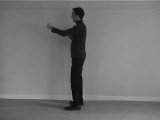
#> input picture frame 130 of datasets/boxing/person01_boxing_d4_uncomp.avi, 160 x 120 px, given in place of person11_running_d1_uncomp.avi, which was not available
$ python inspect_ranges.py
#> lines starting #> are read from the running program, lines starting #| are printed output that depends on the picture; pictures that were not available may be replaced by others from this repository, and a replacement may not be noted
import cv2
import os

video_path = "datasets/running/person11_running_d1_uncomp.avi"

output_dir = "output/frames/inspection"
os.makedirs(output_dir, exist_ok=True)

cap = cv2.VideoCapture(video_path)

if not cap.isOpened():
    print("Could not open video.")
    exit()

# Ranges around the frames where you saw the person
ranges = [
    (130, 180),
    (260, 310)
]

for start, end in ranges:

    print(f"Extracting frames {start} to {end}")

    for frame_number in range(start, end + 1, 5):

        cap.set(cv2.CAP_PROP_POS_FRAMES, frame_number)

        ret, frame = cap.read()

        if not ret:
            continue

        frame = cv2.resize(frame, (320, 240))

        cv2.putText(
            frame,
            f"Frame {frame_number}",
            (10, 25),
            cv2.FONT_HERSHEY_SIMPLEX,
            0.7,
            (0, 255, 0),
            2
        )

        filename = f"frame_{frame_number}.jpg"

        cv2.imwrite(
            os.path.join(output_dir, filename),
            frame
        )
#> this loop made 2 passes
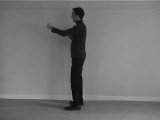
#> input picture frame 130 of datasets/boxing/person01_boxing_d4_uncomp.avi, 160 x 120 px, given in place of person11_running_d1_uncomp.avi, which was not available
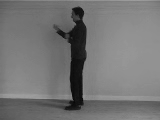
#> input picture frame 135 of datasets/boxing/person01_boxing_d4_uncomp.avi, 160 x 120 px, given in place of person11_running_d1_uncomp.avi, which was not available
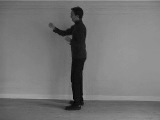
#> input picture frame 150 of datasets/boxing/person01_boxing_d4_uncomp.avi, 160 x 120 px, given in place of person11_running_d1_uncomp.avi, which was not available
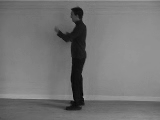
#> input picture frame 160 of datasets/boxing/person01_boxing_d4_uncomp.avi, 160 x 120 px, given in place of person11_running_d1_uncomp.avi, which was not available
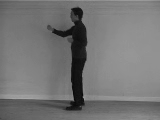
#> input picture frame 165 of datasets/boxing/person01_boxing_d4_uncomp.avi, 160 x 120 px, given in place of person11_running_d1_uncomp.avi, which was not available
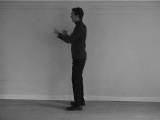
#> input picture frame 175 of datasets/boxing/person01_boxing_d4_uncomp.avi, 160 x 120 px, given in place of person11_running_d1_uncomp.avi, which was not available
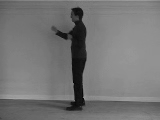
#> input picture frame 180 of datasets/boxing/person01_boxing_d4_uncomp.avi, 160 x 120 px, given in place of person11_running_d1_uncomp.avi, which was not available
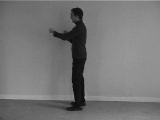
#> input picture frame 300 of datasets/boxing/person01_boxing_d4_uncomp.avi, 160 x 120 px, given in place of person11_running_d1_uncomp.avi, which was not available

cap.release()

print("Inspection frames created!")

$ run again, starting later in the video
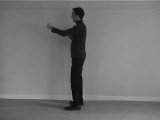
#> input picture frame 130 of datasets/boxing/person01_boxing_d4_uncomp.avi, 160 x 120 px, given in place of person11_running_d1_uncomp.avi, which was not available
#> the loop `for start, end in ranges: ` made 2 passes
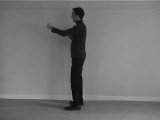
#> input picture frame 130 of datasets/boxing/person01_boxing_d4_uncomp.avi, 160 x 120 px, given in place of person11_running_d1_uncomp.avi, which was not available
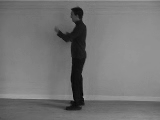
#> input picture frame 160 of datasets/boxing/person01_boxing_d4_uncomp.avi, 160 x 120 px, given in place of person11_running_d1_uncomp.avi, which was not available
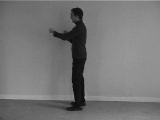
#> input picture frame 300 of datasets/boxing/person01_boxing_d4_uncomp.avi, 160 x 120 px, given in place of person11_running_d1_uncomp.avi, which was not available
